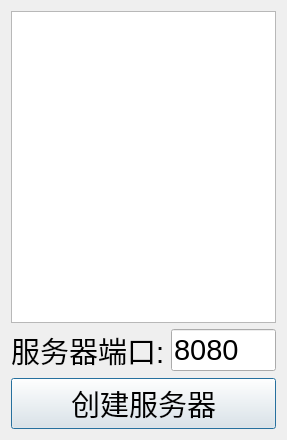
<?xml version="1.0" encoding="UTF-8"?>
<ui version="4.0">
 <class>ServerDialog</class>
 <widget class="QDialog" name="ServerDialog">
  <property name="geometry">
   <rect>
    <x>0</x>
    <y>0</y>
    <width>287</width>
    <height>440</height>
   </rect>
  </property>
  <property name="font">
   <font>
    <pointsize>22</pointsize>
   </font>
  </property>
  <property name="windowTitle">
   <string>聊天室服务器</string>
  </property>
  <layout class="QVBoxLayout" name="verticalLayout">
   <item>
    <widget class="QListWidget" name="listWidget"/>
   </item>
   <item>
    <layout class="QHBoxLayout" name="horizontalLayout">
     <item>
      <widget class="QLabel" name="label">
       <property name="text">
        <string>服务器端口:</string>
       </property>
      </widget>
     </item>
     <item>
      <widget class="QLineEdit" name="lineEdit">
       <property name="text">
        <string>8080</string>
       </property>
      </widget>
     </item>
    </layout>
   </item>
   <item>
    <widget class="QPushButton" name="pushButton">
     <property name="text">
      <string>创建服务器</string>
     </property>
    </widget>
   </item>
  </layout>
 </widget>
 <layoutdefault spacing="6" margin="11"/>
 <resources/>
 <connections/>
</ui>
